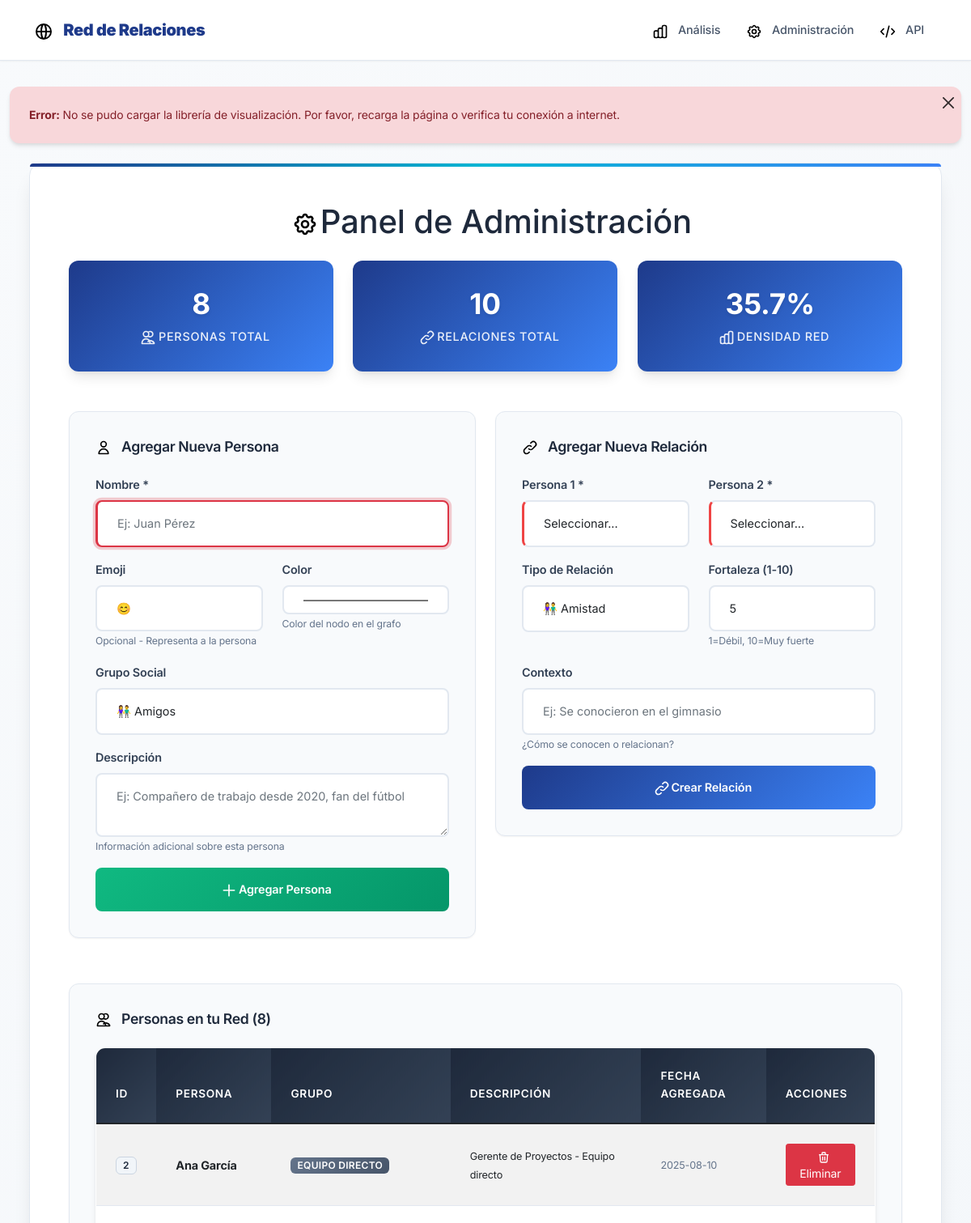
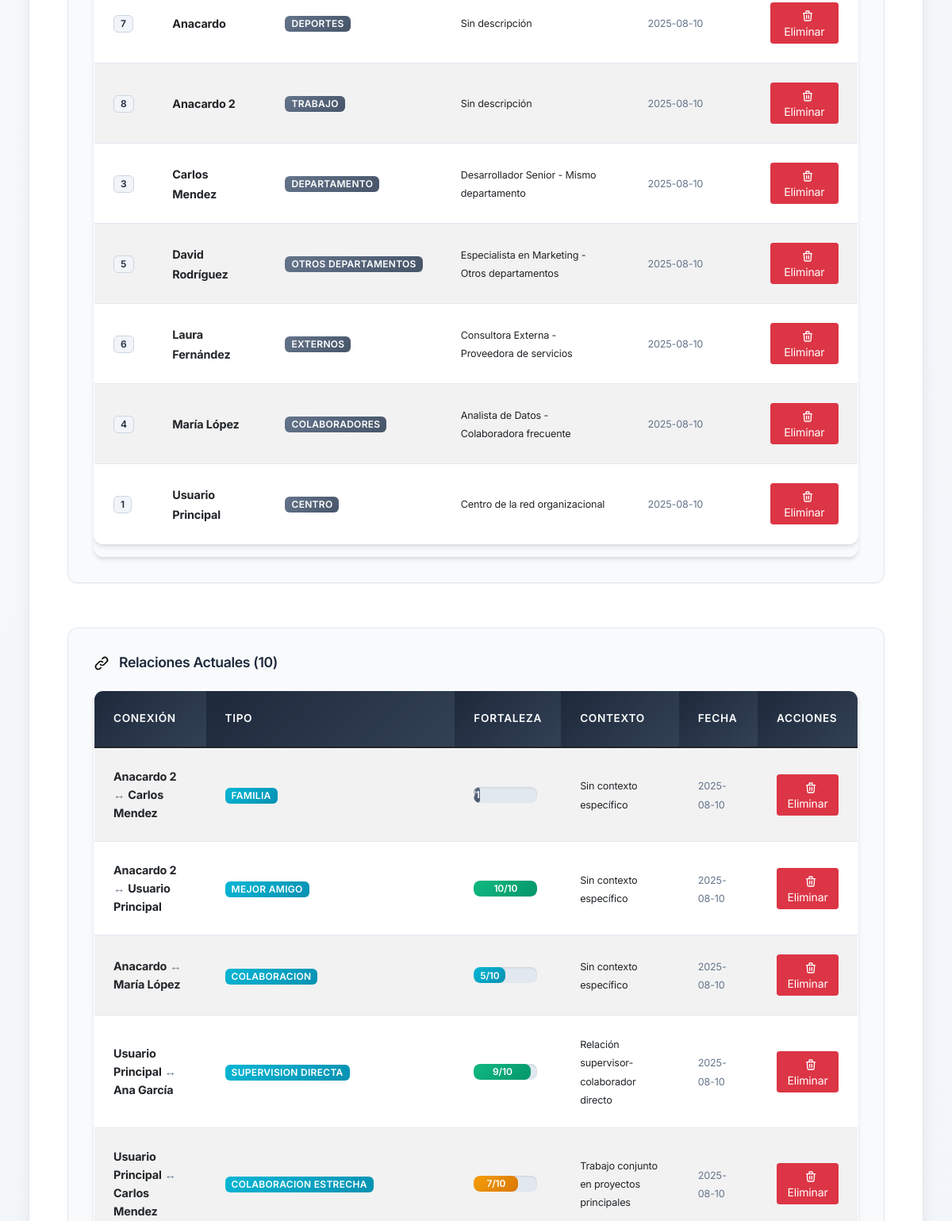
/admin (upper part), run on an earlier commit of the app's database (2 pictures, top to bottom).
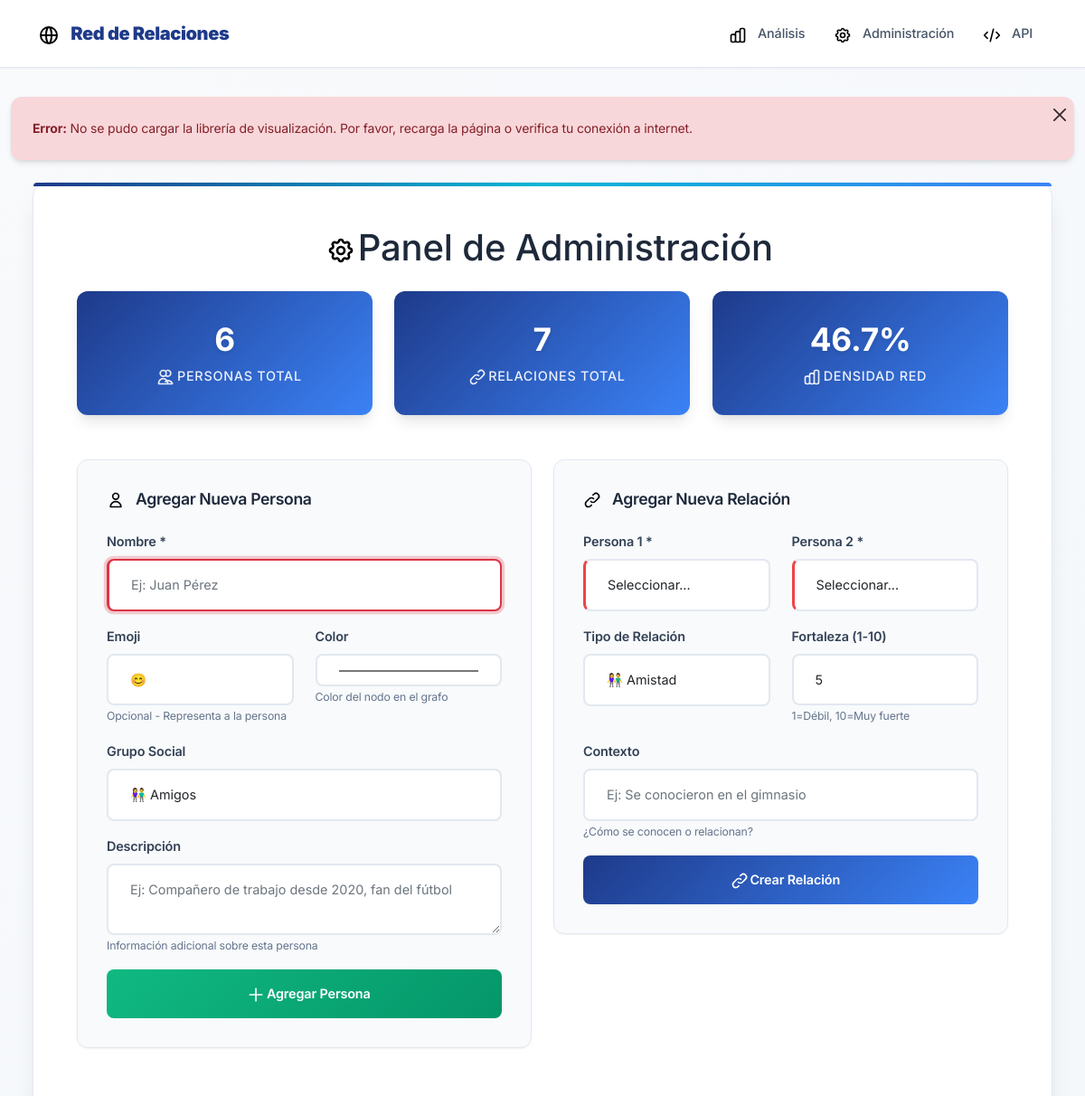
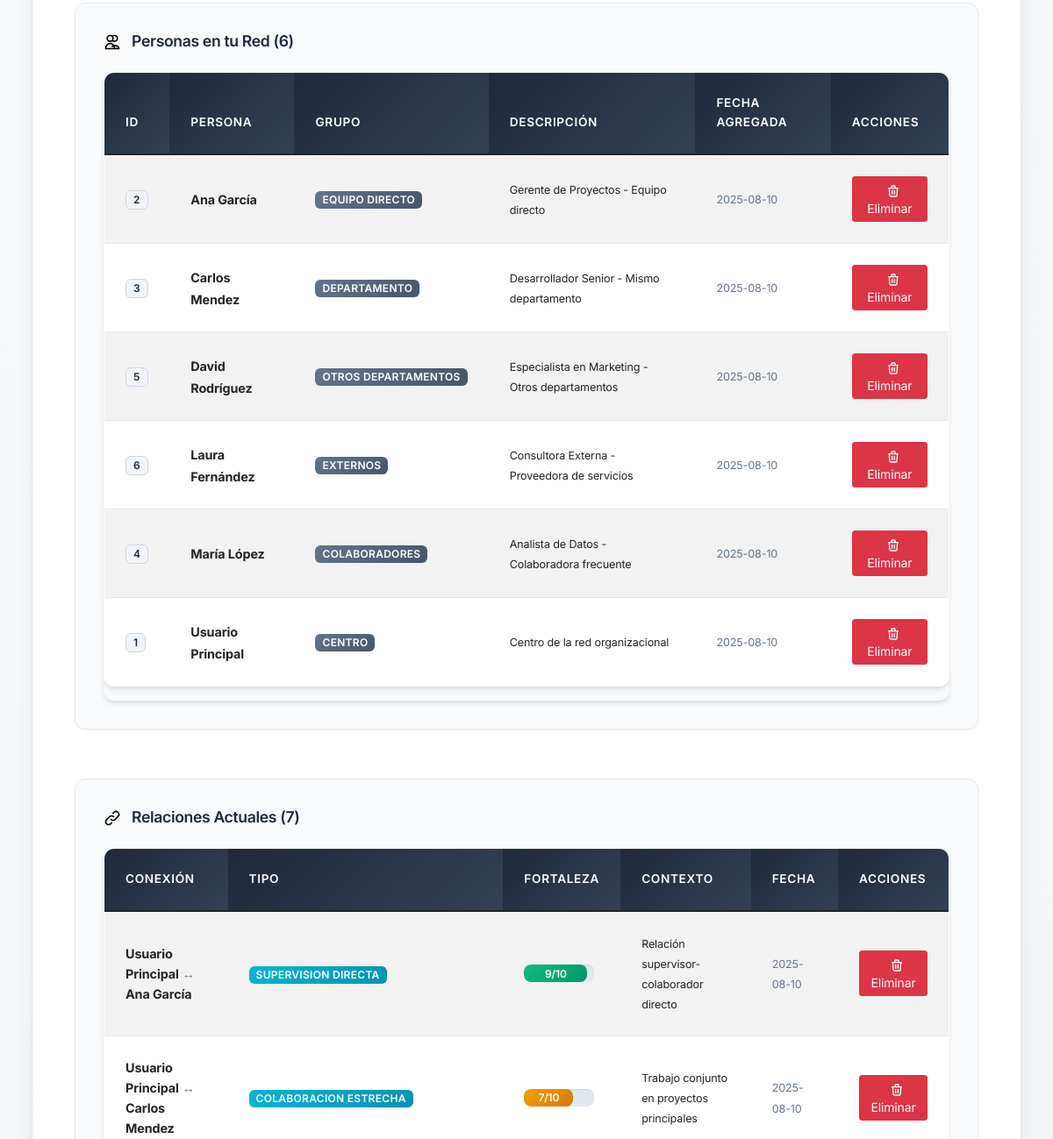
And on a later commit of the database (2 pictures, top to bottom).
### tables this page shows
CREATE TABLE personas (
            id INTEGER PRIMARY KEY AUTOINCREMENT,
            nombre TEXT NOT NULL UNIQUE,
            icono TEXT DEFAULT 'user',
            grupo TEXT DEFAULT 'contactos',
            color TEXT DEFAULT '#3b82f6',
            descripcion TEXT,
            posicion_x REAL,
            posicion_y REAL,
            fecha_creacion TIMESTAMP DEFAULT CURRENT_TIMESTAMP
        );

CREATE TABLE relaciones (
            id INTEGER PRIMARY KEY AUTOINCREMENT,
            persona1_id INTEGER,
            persona2_id INTEGER,
            tipo TEXT DEFAULT 'profesional',
            fortaleza INTEGER DEFAULT 5,
            contexto TEXT,
            fecha_creacion TIMESTAMP DEFAULT CURRENT_TIMESTAMP,
            FOREIGN KEY (persona1_id) REFERENCES personas (id),
            FOREIGN KEY (persona2_id) REFERENCES personas (id),
            UNIQUE(persona1_id, persona2_id)
        );

### mi_red_social/app.py (the view)
@app.route('/admin')
def admin():
    conn = get_db_connection()
    personas = conn.execute('SELECT * FROM personas ORDER BY nombre').fetchall()
    relaciones = conn.execute('''
        SELECT r.*, p1.nombre as persona1_nombre, p2.nombre as persona2_nombre
        FROM relaciones r
        JOIN personas p1 ON r.persona1_id = p1.id
        JOIN personas p2 ON r.persona2_id = p2.id
        ORDER BY r.fecha_creacion DESC
    ''').fetchall()
    conn.close()
    return render_template('admin.html', personas=personas, relaciones=relaciones)

### mi_red_social/app.py (called while the page is built)
def get_db_connection():
    conn = sqlite3.connect(DATABASE)
    conn.row_factory = sqlite3.Row
    return conn

### mi_red_social/templates/admin.html (shortened to what this page needs)
{% extends "base.html" %}
{% block content %}
<div class="main-container">
    <h1 class="text-center mb-4">
        <i class="icon icon-settings icon-xl"></i>
        Panel de Administración
    </h1>
    <div class="row mb-4">
        <div class="col-md-4">
            <div class="stats-card">
                <h3>{{ personas|length }}</h3>
                <p class="mb-0">
                    <i class="icon icon-users icon-white"></i>
                    Personas Total
                </p>
            </div>
        </div>
        <div class="col-md-4">
            <div class="stats-card">
                <h3>{{ relaciones|length }}</h3>
                <p class="mb-0">
                    <i class="icon icon-connections icon-white"></i>
                    Relaciones Total
                </p>
            </div>
        </div>
        <div class="col-md-4">
            <div class="stats-card">
                <h3>{{ ((relaciones|length / ((personas|length * (personas|length - 1)) / 2)) * 100)|round(1) if personas|length > 1 else 0 }}%</h3>
                <p class="mb-0">
                    <i class="icon icon-chart icon-white"></i>
                    Densidad Red
                </p>
            </div>
        </div>
    </div>
    <div class="row">
        <div class="col-md-6">
            <div class="admin-panel">
                <h4>
                    <i class="icon icon-user"></i>
                    Agregar Nueva Persona
                </h4>
                <form method="POST" action="{{ url_for('agregar_persona') }}">
                    <div class="mb-3">
                        <label class="form-label">Nombre *</label>
                        <input type="text" class="form-control" name="nombre" required placeholder="Ej: Juan Pérez">
                    </div>
                    <div class="row">
                        <div class="col-md-6">
                            <label class="form-label">Emoji</label>
                            <input type="text" class="form-control" name="emoji" placeholder="😊" maxlength="2">
                            <small class="text-muted">Opcional - Representa a la persona</small>
                        </div>
                        <div class="col-md-6">
                            <label class="form-label">Color</label>
                            <input type="color" class="form-control" name="color" value="#4ecdc4">
                            <small class="text-muted">Color del nodo en el grafo</small>
                        </div>
                    </div>
                    <div class="mb-3 mt-3">
                        <label class="form-label">Grupo Social</label>
                        <select class="form-control" name="grupo">
                            <option value="amigos">👫 Amigos</option>
                        </select>
                    </div>
                    <div class="mb-3">
                        <label class="form-label">Descripción</label>
                        <textarea class="form-control" name="descripcion" rows="2" placeholder="Ej: Compañero de trabajo desde 2020, fan del fútbol"></textarea>
                        <small class="text-muted">Información adicional sobre esta persona</small>
                    </div>
                    <button type="submit" class="btn btn-success btn-custom w-100">
                        <i class="icon icon-plus icon-white"></i>
                        Agregar Persona
                    </button>
                </form>
            </div>
        </div>
        <div class="col-md-6">
            <div class="admin-panel">
                <h4>
                    <i class="icon icon-link"></i>
                    Agregar Nueva Relación
                </h4>
                <form method="POST" action="{{ url_for('agregar_relacion') }}">
                    <div class="row">
                        <div class="col-md-6">
                            <label class="form-label">Persona 1 *</label>
                            <select class="form-control" name="persona1_id" required>
                                <option value="">Seleccionar...</option>
                            </select>
                        </div>
                        <div class="col-md-6">
                            <label class="form-label">Persona 2 *</label>
                            <select class="form-control" name="persona2_id" required>
                                <option value="">Seleccionar...</option>
                            </select>
                        </div>
                    </div>
                    <div class="row mt-3">
                        <div class="col-md-6">
                            <label class="form-label">Tipo de Relación</label>
                            <select class="form-control" name="tipo">
                                <option value="amistad">👫 Amistad</option>
                            </select>
                        </div>
                        <div class="col-md-6">
                            <label class="form-label">Fortaleza (1-10)</label>
                            <input type="number" class="form-control" name="fortaleza" min="1" max="10" value="5">
                            <small class="text-muted">1=Débil, 10=Muy fuerte</small>
                        </div>
                    </div>
                    <div class="mb-3 mt-3">
                        <label class="form-label">Contexto</label>
                        <input type="text" class="form-control" name="contexto" placeholder="Ej: Se conocieron en el gimnasio">
                        <small class="text-muted">¿Cómo se conocen o relacionan?</small>
                    </div>
                    <button type="submit" class="btn btn-primary btn-custom w-100">
                        <i class="icon icon-link icon-white"></i>
                        Crear Relación
                    </button>
                </form>
            </div>
        </div>
    </div>
    <div class="row mt-4">
        <div class="col-12">
            <div class="admin-panel">
                <h4>
                    <i class="icon icon-users"></i>
                    Personas en tu Red ({{ personas|length }})
                </h4>
                <div class="table-responsive">
                    <table class="table table-striped table-hover">
                        <thead class="table-dark">
                            <tr>
                                <th>ID</th>
                                <th>Persona</th>
                                <th>Grupo</th>
                                <th>Descripción</th>
                                <th>Fecha Agregada</th>
                                <th>Acciones</th>
                            </tr>
                        </thead>
                        <tbody>
                            {% for persona in personas %}
                            <tr>
                                <td><span class="badge bg-light text-dark">{{ persona.id }}</span></td>
                                <td>
                                    <strong>{{ persona.nombre }}</strong>
                                </td>
                                <td>
                                    <span class="badge bg-secondary">{{ persona.grupo.replace('_', ' ').title() }}</span>
                                </td>
                                <td>
                                    <small>{{ persona.descripcion or 'Sin descripción' }}</small>
                                </td>
                                <td>
                                    <small class="text-muted">{{ persona.fecha_creacion[:10] if persona.fecha_creacion else 'N/A' }}</small>
                                </td>
                                <td>
                                    {% if persona.nombre != 'Tú' %}
                                    <a href="{{ url_for('eliminar_persona', persona_id=persona.id) }}"
                                       class="btn btn-sm btn-danger"
                                       onclick="return confirm('¿Estás seguro de eliminar a {{ persona.nombre }}? Se eliminarán también todas sus relaciones.')">
                                       <i class="icon icon-trash icon-white icon-sm"></i>
                                       Eliminar
                                    </a>
                                    {% else %}
                                    <span class="badge bg-warning text-dark">
                                        <i class="icon icon-crown icon-sm"></i>
                                        Centro de la Red
                                    </span>
                                    {% endif %}
                                </td>
                            </tr>
                            {% endfor %}
                        </tbody>
                    </table>
                </div>
            </div>
        </div>
    </div>
    <div class="row mt-4">
        <div class="col-12">
            <div class="admin-panel">
                <h4>
                    <i class="icon icon-connections"></i>
                    Relaciones Actuales ({{ relaciones|length }})
                </h4>
                <div class="table-responsive">
                    <table class="table table-striped table-hover">
                        <thead class="table-dark">
                            <tr>
                                <th>Conexión</th>
                                <th>Tipo</th>
                                <th>Fortaleza</th>
                                <th>Contexto</th>
                                <th>Fecha</th>
                                <th>Acciones</th>
                            </tr>
                        </thead>
                        <tbody>
                            {% for relacion in relaciones %}
                            <tr>
                                <td>
                                    <strong>{{ relacion.persona1_nombre }}</strong>
                                    <span class="text-muted">↔</span>
                                    <strong>{{ relacion.persona2_nombre }}</strong>
                                </td>
                                <td>
                                    <span class="badge bg-info">{{ relacion.tipo.replace('_', ' ').title() }}</span>
                                </td>
                                <td>
                                    <div class="progress" style="height: 20px; width: 80px;">
                                        <div class="progress-bar{% if relacion.fortaleza >= 8 %} bg-success{% elif relacion.fortaleza >= 6 %} bg-warning{% elif relacion.fortaleza >= 4 %} bg-info{% else %} bg-secondary{% endif %}" style="width: {{ relacion.fortaleza * 10 }}%;">
                                            {{ relacion.fortaleza }}/10
                                        </div>
                                    </div>
                                </td>
                                <td>
                                    <small>{{ relacion.contexto or 'Sin contexto específico' }}</small>
                                </td>
                                <td>
                                    <small class="text-muted">{{ relacion.fecha_creacion[:10] if relacion.fecha_creacion else 'N/A' }}</small>
                                </td>
                                <td>
                                    <a href="{{ url_for('eliminar_relacion', relacion_id=relacion.id) }}"
                                       class="btn btn-sm btn-danger"
                                       onclick="return confirm('¿Eliminar la relación entre {{ relacion.persona1_nombre }} y {{ relacion.persona2_nombre }}?')">
                                       <i class="icon icon-trash icon-white icon-sm"></i>
                                       Eliminar
                                    </a>
                                </td>
                            </tr>
                            {% endfor %}
                        </tbody>
                    </table>
                </div>
            </div>
        </div>
    </div>
</div>
{% endblock %}

### mi_red_social/templates/base.html (shortened to what this page needs)
<!DOCTYPE html>
<html lang="es">
<head>
    <link href="https://cdn.jsdelivr.net/npm/bootstrap@5.1.3/dist/css/bootstrap.min.css" rel="stylesheet">
    <link rel="stylesheet" type="text/css" href="https://unpkg.com/vis-network/standalone/umd/vis-network.min.css" />
    <link rel="stylesheet" type="text/css" href="{{ url_for('static', filename='css/base.css') }}">
    <link rel="stylesheet" type="text/css" href="{{ url_for('static', filename='css/index.css') }}">
    <link rel="stylesheet" type="text/css" href="{{ url_for('static', filename='css/accessibility.css') }}">
</head>
<body>
    <nav class="navbar navbar-expand-lg navbar-light navbar-custom" role="navigation" aria-label="Navegación principal">
        <div class="container">
            <a class="navbar-brand" href="{{ url_for('index') }}" aria-label="Ir a la página principal">
                <i class="icon icon-network icon-lg" aria-hidden="true"></i>
                <strong>Red de Relaciones</strong>
            </a>
            <div class="navbar-nav ms-auto">
                <a class="nav-link" href="{{ url_for('index') }}" aria-label="Ir al análisis de red">
                    <i class="icon icon-chart" aria-hidden="true"></i>
                    Análisis
                </a>
                <a class="nav-link" href="{{ url_for('admin') }}" aria-label="Ir a la administración">
                    <i class="icon icon-settings" aria-hidden="true"></i>
                    Administración
                </a>
                <a class="nav-link" href="/api/grafo" target="_blank" aria-label="Abrir API en nueva ventana">
                    <i class="icon icon-code" aria-hidden="true"></i>
                    API
                </a>
            </div>
        </div>
    </nav>
    <div class="container-fluid">
        <main id="main-content" tabindex="-1">
            {% block content %}{% endblock %}
        </main>
    </div>
</body>
</html>

### mi_red_social/static/css/index.css (style rules this page uses)
html, body { overflow-x: hidden !important; max-width: 100vw !important; box-sizing: border-box !important; }
*, *::before, *::after { box-sizing: border-box !important; }
body { width: 100% !important; margin: 0 !important; padding: 0 !important; }

### mi_red_social/static/css/accessibility.css (style rules this page uses)
.icon { aria-hidden: true; }
.text-muted { color: #64748b !important; }
.badge.bg-light { color: #1e293b !important; background-color: #f1f5f9 !important; }
.form-control:required { border-left: 3px solid #ef4444; }
.table th { font-weight: 600; }
.table-responsive { overflow-x: auto; -webkit-overflow-scrolling: touch; }

What changed in the data, as far as the page shows it:
removed personas: id "7", nombre "Anacardo", grupo.replace "DEPORTES", descripcion "Sin descripción", fecha_creacion "2025-08-10"
removed personas: id "8", nombre "Anacardo 2", grupo.replace "TRABAJO", descripcion "Sin descripción", fecha_creacion "2025-08-10"
removed relaciones: persona1_nombre "Anacardo 2", persona2_nombre "Carlos Mendez", tipo.replace "FAMILIA", {{ relacion.fortaleza * 10 }} 10 (drawn), contexto "Sin contexto específico", fecha_creacion "2025-08-10", fortaleza 1 (drawn)
removed relaciones: persona1_nombre "Anacardo 2", persona2_nombre "Usuario Principal", tipo.replace "MEJOR AMIGO", fortaleza "10", contexto "Sin contexto específico", fecha_creacion "2025-08-10"
removed relaciones: persona1_nombre "Anacardo", persona2_nombre "María López", tipo.replace "COLABORACION", fortaleza "5", contexto "Sin contexto específico", fecha_creacion "2025-08-10"
Also different on the page:
{{ personas|length }}: "8" → "6"
{{ relaciones|length }}: "10" → "7"
text no longer shown: "35.7"
text now shown: "46.7"
